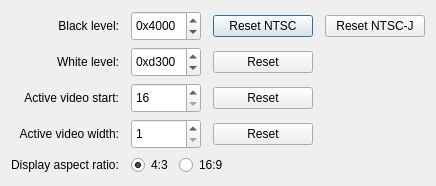
<?xml version="1.0" encoding="UTF-8"?>
<ui version="4.0">
 <class>VideoParametersDialog</class>
 <widget class="QDialog" name="VideoParametersDialog">
  <property name="geometry">
   <rect>
    <x>0</x>
    <y>0</y>
    <width>452</width>
    <height>177</height>
   </rect>
  </property>
  <property name="windowTitle">
   <string>Video Parameters</string>
  </property>
  <layout class="QGridLayout" name="gridLayout">
   <property name="sizeConstraint">
    <enum>QLayout::SetFixedSize</enum>
   </property>
   <property name="horizontalSpacing">
    <number>12</number>
   </property>
   <item row="0" column="2">
    <widget class="QPushButton" name="blackLevelResetButton">
     <property name="minimumSize">
      <size>
       <width>100</width>
       <height>0</height>
      </size>
     </property>
     <property name="text">
      <string>Reset NTSC</string>
     </property>
    </widget>
   </item>
   <item row="0" column="0">
    <widget class="QLabel" name="blackLevelLabel">
     <property name="text">
      <string>Black level:</string>
     </property>
     <property name="alignment">
      <set>Qt::AlignRight|Qt::AlignTrailing|Qt::AlignVCenter</set>
     </property>
    </widget>
   </item>
   <item row="1" column="1">
    <widget class="QSpinBox" name="whiteLevelSpinBox">
     <property name="sizePolicy">
      <sizepolicy hsizetype="Preferred" vsizetype="Fixed">
       <horstretch>0</horstretch>
       <verstretch>0</verstretch>
      </sizepolicy>
     </property>
     <property name="minimumSize">
      <size>
       <width>70</width>
       <height>30</height>
      </size>
     </property>
     <property name="prefix">
      <string>0x</string>
     </property>
     <property name="minimum">
      <number>32768</number>
     </property>
     <property name="maximum">
      <number>65535</number>
     </property>
     <property name="singleStep">
      <number>256</number>
     </property>
     <property name="value">
      <number>54016</number>
     </property>
     <property name="displayIntegerBase">
      <number>16</number>
     </property>
    </widget>
   </item>
   <item row="4" column="0">
    <widget class="QLabel" name="aspectRatioLabel">
     <property name="text">
      <string>Display aspect ratio:</string>
     </property>
     <property name="alignment">
      <set>Qt::AlignLeading|Qt::AlignLeft|Qt::AlignVCenter</set>
     </property>
    </widget>
   </item>
   <item row="0" column="1">
    <widget class="QSpinBox" name="blackLevelSpinBox">
     <property name="sizePolicy">
      <sizepolicy hsizetype="Preferred" vsizetype="Fixed">
       <horstretch>0</horstretch>
       <verstretch>0</verstretch>
      </sizepolicy>
     </property>
     <property name="minimumSize">
      <size>
       <width>70</width>
       <height>30</height>
      </size>
     </property>
     <property name="prefix">
      <string>0x</string>
     </property>
     <property name="maximum">
      <number>32767</number>
     </property>
     <property name="singleStep">
      <number>256</number>
     </property>
     <property name="value">
      <number>16384</number>
     </property>
     <property name="displayIntegerBase">
      <number>16</number>
     </property>
    </widget>
   </item>
   <item row="2" column="1">
    <widget class="QSpinBox" name="activeVideoStartSpinBox">
     <property name="sizePolicy">
      <sizepolicy hsizetype="Preferred" vsizetype="Fixed">
       <horstretch>0</horstretch>
       <verstretch>0</verstretch>
      </sizepolicy>
     </property>
     <property name="minimumSize">
      <size>
       <width>70</width>
       <height>30</height>
      </size>
     </property>
     <property name="prefix">
      <string></string>
     </property>
     <property name="minimum">
      <number>16</number>
     </property>
     <property name="maximum">
      <number>200</number>
     </property>
     <property name="singleStep">
      <number>1</number>
     </property>
     <property name="value">
      <number>16</number>
     </property>
     <property name="displayIntegerBase">
      <number>10</number>
     </property>
    </widget>
   </item>
   <item row="3" column="1">
    <widget class="QSpinBox" name="activeVideoWidthSpinBox">
     <property name="sizePolicy">
      <sizepolicy hsizetype="Preferred" vsizetype="Fixed">
       <horstretch>0</horstretch>
       <verstretch>0</verstretch>
      </sizepolicy>
     </property>
     <property name="minimumSize">
      <size>
       <width>70</width>
       <height>30</height>
      </size>
     </property>
     <property name="prefix">
      <string></string>
     </property>
     <property name="minimum">
      <number>1</number>
     </property>
     <property name="maximum">
      <number>1000</number>
     </property>
     <property name="singleStep">
      <number>1</number>
     </property>
     <property name="value">
      <number>1</number>
     </property>
     <property name="displayIntegerBase">
      <number>10</number>
     </property>
    </widget>
   </item>
   <item row="1" column="2">
    <widget class="QPushButton" name="whiteLevelResetButton">
     <property name="minimumSize">
      <size>
       <width>100</width>
       <height>0</height>
      </size>
     </property>
     <property name="text">
      <string>Reset</string>
     </property>
    </widget>
   </item>
   <item row="0" column="3">
    <widget class="QPushButton" name="blackLevelAltResetButton">
     <property name="minimumSize">
      <size>
       <width>100</width>
       <height>0</height>
      </size>
     </property>
     <property name="text">
      <string>Reset NTSC-J</string>
     </property>
    </widget>
   </item>
   <item row="1" column="0">
    <widget class="QLabel" name="whiteLevelLabel">
     <property name="text">
      <string>White level:</string>
     </property>
     <property name="alignment">
      <set>Qt::AlignRight|Qt::AlignTrailing|Qt::AlignVCenter</set>
     </property>
    </widget>
   </item>
   <item row="2" column="2">
    <widget class="QPushButton" name="activeVideoStartResetButton">
     <property name="minimumSize">
      <size>
       <width>100</width>
       <height>0</height>
      </size>
     </property>
     <property name="text">
      <string>Reset</string>
     </property>
    </widget>
   </item>
   <item row="2" column="0">
    <widget class="QLabel" name="activeVideoStartlLabel">
     <property name="text">
      <string>Active video start:</string>
     </property>
     <property name="alignment">
      <set>Qt::AlignRight|Qt::AlignTrailing|Qt::AlignVCenter</set>
     </property>
    </widget>
   </item>
   <item row="3" column="2">
    <widget class="QPushButton" name="activeVideoWidthResetButton">
     <property name="minimumSize">
      <size>
       <width>100</width>
       <height>0</height>
      </size>
     </property>
     <property name="text">
      <string>Reset</string>
     </property>
    </widget>
   </item>
   <item row="3" column="0">
    <widget class="QLabel" name="activeVideoWidthlLabel">
     <property name="text">
      <string>Active video width:</string>
     </property>
     <property name="alignment">
      <set>Qt::AlignRight|Qt::AlignTrailing|Qt::AlignVCenter</set>
     </property>
    </widget>
   </item>
   <item row="2" column="0">
    <spacer name="verticalSpacer_1">
     <property name="orientation">
      <enum>Qt::Vertical</enum>
     </property>
     <property name="sizeType">
      <enum>QSizePolicy::MinimumExpanding</enum>
     </property>
     <property name="sizeHint" stdset="0">
      <size>
       <width>20</width>
       <height>15</height>
      </size>
     </property>
    </spacer>
   </item>
   <item row="4" column="1" colspan="3">
    <widget class="QWidget" name="aspectRatioWidget" native="true">
     <layout class="QHBoxLayout" name="horizontalLayout">
      <property name="leftMargin">
       <number>0</number>
      </property>
      <property name="topMargin">
       <number>0</number>
      </property>
      <property name="rightMargin">
       <number>0</number>
      </property>
      <property name="bottomMargin">
       <number>0</number>
      </property>
      <item>
       <widget class="QRadioButton" name="aspectRatio43RadioButton">
        <property name="text">
         <string>4:3</string>
        </property>
        <property name="checked">
         <bool>true</bool>
        </property>
        <attribute name="buttonGroup">
         <string notr="true">aspectRatioButtonGroup</string>
        </attribute>
       </widget>
      </item>
      <item>
       <widget class="QRadioButton" name="aspectRatio169RadioButton">
        <property name="text">
         <string>16:9</string>
        </property>
        <attribute name="buttonGroup">
         <string notr="true">aspectRatioButtonGroup</string>
        </attribute>
       </widget>
      </item>
      <item>
       <spacer name="horizontalSpacer">
        <property name="orientation">
         <enum>Qt::Horizontal</enum>
        </property>
        <property name="sizeHint" stdset="0">
         <size>
          <width>0</width>
          <height>0</height>
         </size>
        </property>
       </spacer>
      </item>
     </layout>
    </widget>
   </item>
  </layout>
 </widget>
 <resources/>
 <connections/>
 <buttongroups>
  <buttongroup name="aspectRatioButtonGroup"/>
 </buttongroups>
</ui>
